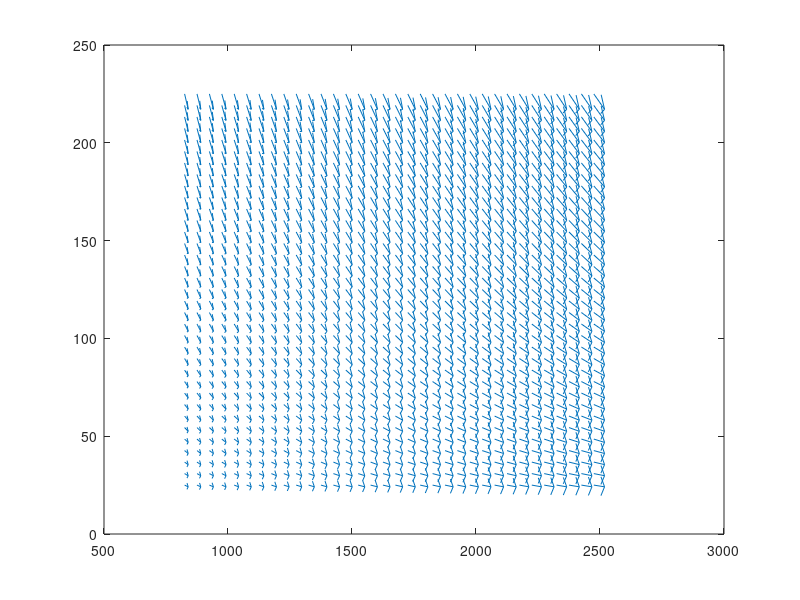

Source code (MATLAB):
clc
clear all;
close all;
% D=2.21;
% U=2.05;
% t=0.1:0.1:1;
% r=sqrt(D*10^-3*U*t*10^-6);
% h=0.39./(t+0.25).^2.*exp(-2.34*r.^2./(t+0.25).^2);
r=(33:2:100)*20/0.8;
h=(1:8/size(r,2):9)*20/0.8;
[rr,hh]=meshgrid(r,h);
for i=1:size(rr,1)
    for j=1:size(hh,2)
        vr(i,j)=rr(i,j);
        vz(i,j)=-2*hh(i,j);
    end
end
quiver(rr,hh,vr,vz)
